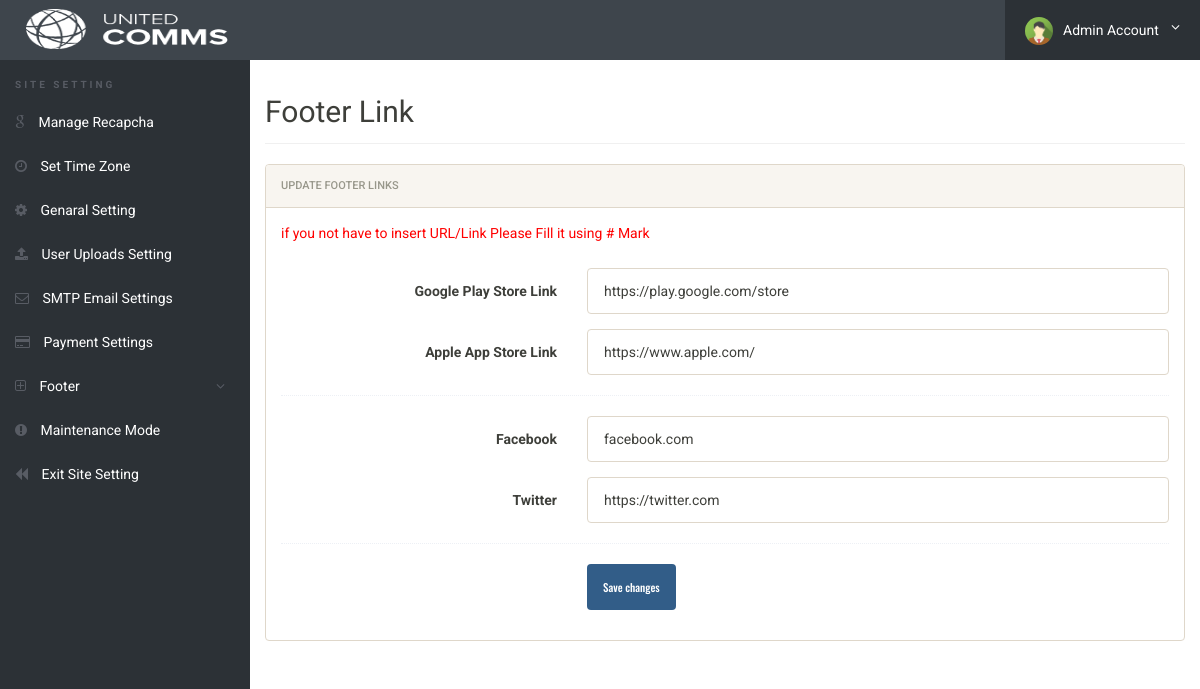
The page /admin/footer-link.php (signed in) on the database its author committed.
### tables this page shows
CREATE TABLE `genaralsetting` (
  `id` int(11) NOT NULL,
  `setting_name` varchar(250) NOT NULL,
  `setting_description` varchar(999) NOT NULL
);

CREATE TABLE `footerlink` (
  `id` int(11) NOT NULL,
  `name` varchar(255) NOT NULL,
  `link` varchar(255) NOT NULL
);

### admin/footer-link.php (the view, shortened to what this page needs)
<?php
include('../config/config.php');
if(strlen($_SESSION['alogin'])==0)
	{
header('location:index.php');
}
else{
?>
<!doctype html>
<html lang="en" class="no-js">
<head>
	<link rel="stylesheet" href="css/font-awesome.min.css">
	<link rel="stylesheet" href="css/bootstrap.min.css">
	<link rel="stylesheet" href="css/dataTables.bootstrap.min.css">
	<link rel="stylesheet" href="css/bootstrap-social.css">
	<link rel="stylesheet" href="css/bootstrap-select.css">
	<link rel="stylesheet" href="css/fileinput.min.css">
	<link rel="stylesheet" href="css/awesome-bootstrap-checkbox.css">
	<link rel="stylesheet" href="css/style.css">
</head>
<body>
	<?php include('includes/header.php');?>
	<div class="ts-main-content">
	<?php include('includes/leftbar-site-settings.php');?>
		<div class="content-wrapper">
			<div class="container-fluid">
				<div class="row">
					<div class="col-md-12">
						<h2 class="page-title">Footer Link</h2>
								<div class="panel panel-default">
									<div class="panel-heading">Update Footer Links</div>
									<div class="panel-body">
										<form method="post"  class="form-horizontal">
										<p style="color: red">if you not have to insert URL/Link Please Fill it using # Mark</p>
										<?php $query=mysqli_query($con,"SELECT * FROM footerlink where id=1");
					                     while($row=mysqli_fetch_array($query))
					                     {
					                     ?>
											<div class="form-group">
												<label class="col-sm-4 control-label">Google Play Store Link</label>
												<div class="col-sm-8">
													<input type="text" placeholder="Enter Google Play Store Link"  name="applink" class="form-control" required
													value="<?php echo htmlentities($row['link']);?>" >
												</div><?php } ?>
											</div>
											<?php $query=mysqli_query($con,"SELECT * FROM footerlink where id=6");
					                     while($row=mysqli_fetch_array($query))
					                     {
					                     ?>
											<div class="form-group">
												<label class="col-sm-4 control-label">Apple App Store Link</label>
												<div class="col-sm-8">
													<input type="text" placeholder="Enter Apple App Store Link"  name="applelink" class="form-control" required
													value="<?php echo htmlentities($row['link']);?>" >
												</div><?php } ?>
											</div>
											<div class="hr-dashed"></div>
										<?php $query=mysqli_query($con,"SELECT * FROM footerlink where id=2");
					                     while($row=mysqli_fetch_array($query))
					                     {
					                     ?>
											<div class="form-group">
												<label class="col-sm-4 control-label">Facebook</label>
												<div class="col-sm-8">
													<input type="text" placeholder="Enter Facebook Link"  name="fblink" class="form-control" required value="<?php echo htmlentities($row['link']);?>" >
												</div><?php } ?>
											</div>
										<?php $query=mysqli_query($con,"SELECT * FROM footerlink where id=3");
					                     while($row=mysqli_fetch_array($query))
					                     {
					                     ?>
											<div class="form-group">
												<label class="col-sm-4 control-label">Twitter</label>
												<div class="col-sm-8">
													<input type="text" placeholder="Enter Twitter Link"  name="twitterlink" class="form-control" required value="<?php echo htmlentities($row['link']);?>" >
												</div><?php } ?>
											</div>
											<div class="hr-dashed"></div>
											<div class="form-group">
												<div class="col-sm-8 col-sm-offset-4">
													<button class="btn btn-primary" name="submit" type="submit">Save changes</button>
												</div>
											</div>
										</form>
									</div>
								</div>
							</div>
						</div>
					</div>
				</div>
			</div>
</body>
</html>
<?php } ?>

### admin/includes/header.php (shortened to what this page needs)
<div class="brand clearfix">
	<?php $query=mysqli_query($con,"select setting_description from genaralsetting where id=4");
                while($row=mysqli_fetch_array($query))
                {
                ?>
                <?php $logophoto=$row['setting_description'];
                if($logophoto==""):
                ?>
                <a href="dashboard.php">&nbsp;&nbsp;&nbsp;&nbsp;&nbsp;<img src="../images/logo/logo.png" alt="" class="header" /></a>
                <?php else:?>
                <a href="dashboard.php">&nbsp;&nbsp;&nbsp;&nbsp;&nbsp;<img src="../images/logo/<?php echo htmlentities($logophoto);?>" alt="" class="header"/></a>&nbsp;
                <?php endif;?><?php } ?>
		<ul class="ts-profile-nav">
			<li class="ts-account">
				<a href="#"><img src="img/ts-avatar.jpg" class="ts-avatar hidden-side" alt="">Admin Account <i class="fa fa-angle-down hidden-side"></i></a>
			</li>
		</ul>
	</div>

### admin/css/style.css (style rules this page uses)
html { font-size: 14px; }
@media only screen and (min-width: 480px) { html { font-size: 17px; } }
@media only screen and (min-width: 768px) { html { font-size: 14px; } }
@media only screen and (min-width: 1024px) { p { font-size: 1em; margin-bottom: 1.8em; } }
@media only screen and (min-width: 600px) { img.header { padding: 6px; width: 100px; height: 58px; } }
@media only screen and (min-width: 768px) { img.header { padding: 6px; width: 100px; height: 58px; } }
@media only screen and (min-width: 992px) { img.header { padding: 9px; width: 220px; height: 58px; } }
@media only screen and (min-width: 1200px) { img.header { padding: 9px; width: 220px; height: 58px; } }
body { font-size: 1em; }
a { color: #37a6c4; }
.btn { font-family: 'Oswald', sans-serif; }
.hr-dashed { background-color: transparent; border-top: 1px dotted #edf0f5; color: transparent; height: 1px; margin: 20px 0; }
.panel { overflow: hidden; }
ul, li { margin: 0; padding: 0; list-style: none; }
.btn { text-transform: none; }
.page-title { padding-bottom: 15px; margin-bottom: 20px; border-bottom: 1px solid #f0f0f0; }
.brand { background: #3e454c; position: relative; z-index: 3; position: fixed; width: 100%; top: 0; }
.brand .ts-profile-nav { float: right; display: none; }
.brand .ts-profile-nav li { float: left; position: relative; }
.brand .ts-profile-nav li a { display: block; padding: 20px; color: #fff; }
.brand .ts-profile-nav .ts-account .fa-angle-down { float: right; }
.brand .ts-profile-nav .ts-account > a { width: 195px; background: #2c3136; }
.brand .ts-profile-nav .ts-account .ts-avatar { border-radius: 50%; height: 28px; margin: -10px 0; margin-right: 10px; }
@media only screen and (min-width: 992px) { .brand .ts-profile-nav { display: block; } }
.ts-main-content .content-wrapper { padding-top: 15px; margin-top: 60px; }
@media only screen and (min-width: 992px) { .ts-main-content .content-wrapper { margin-left: 250px; } }

### rows shown on the page
genaralsetting: setting_description (picture)
footerlink: applink "https://play.google.com/store"
footerlink: applelink "https://www.apple.com/"
footerlink: fblink "facebook.com"
footerlink: twitterlink "https://twitter.com"
